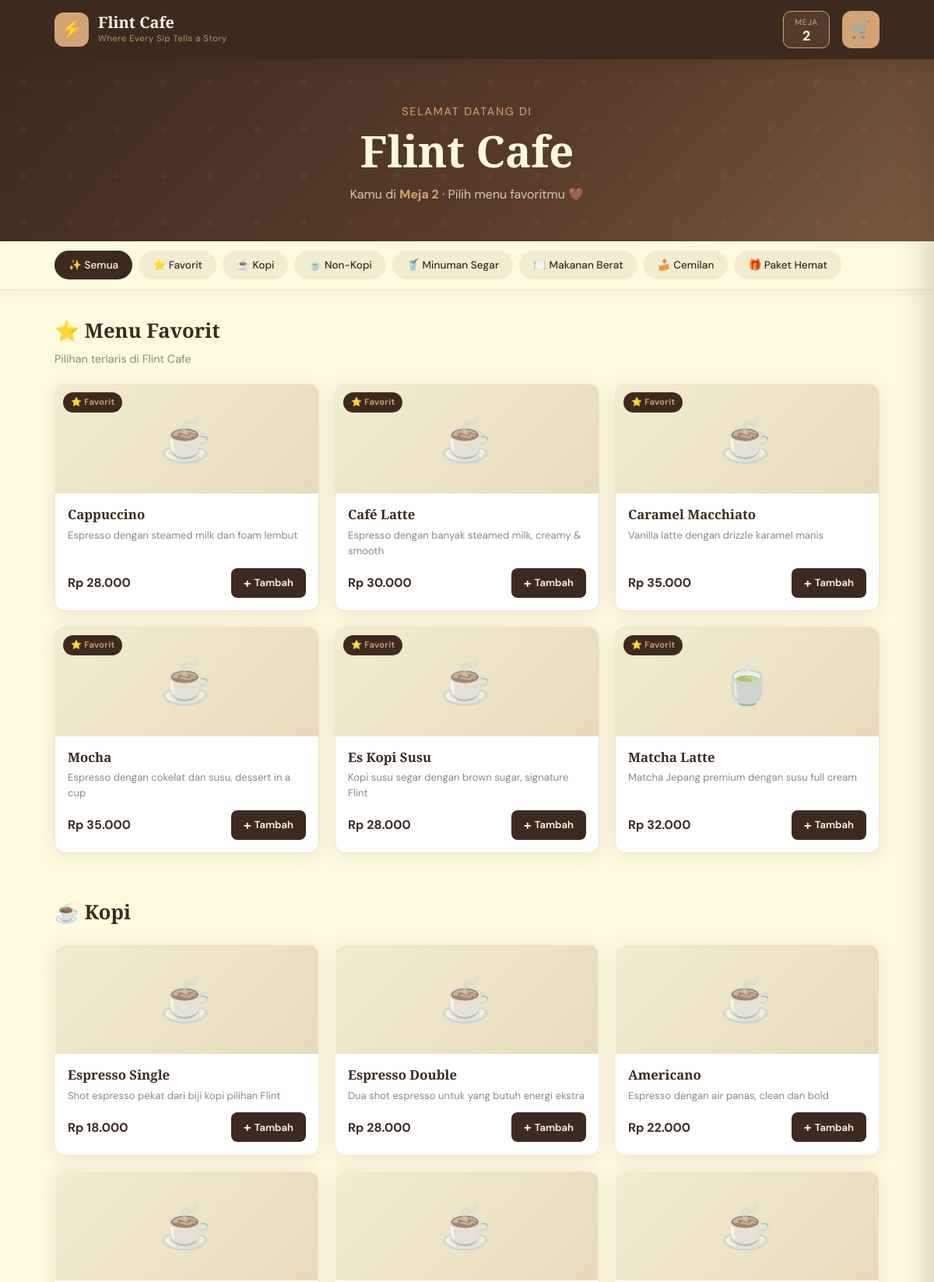
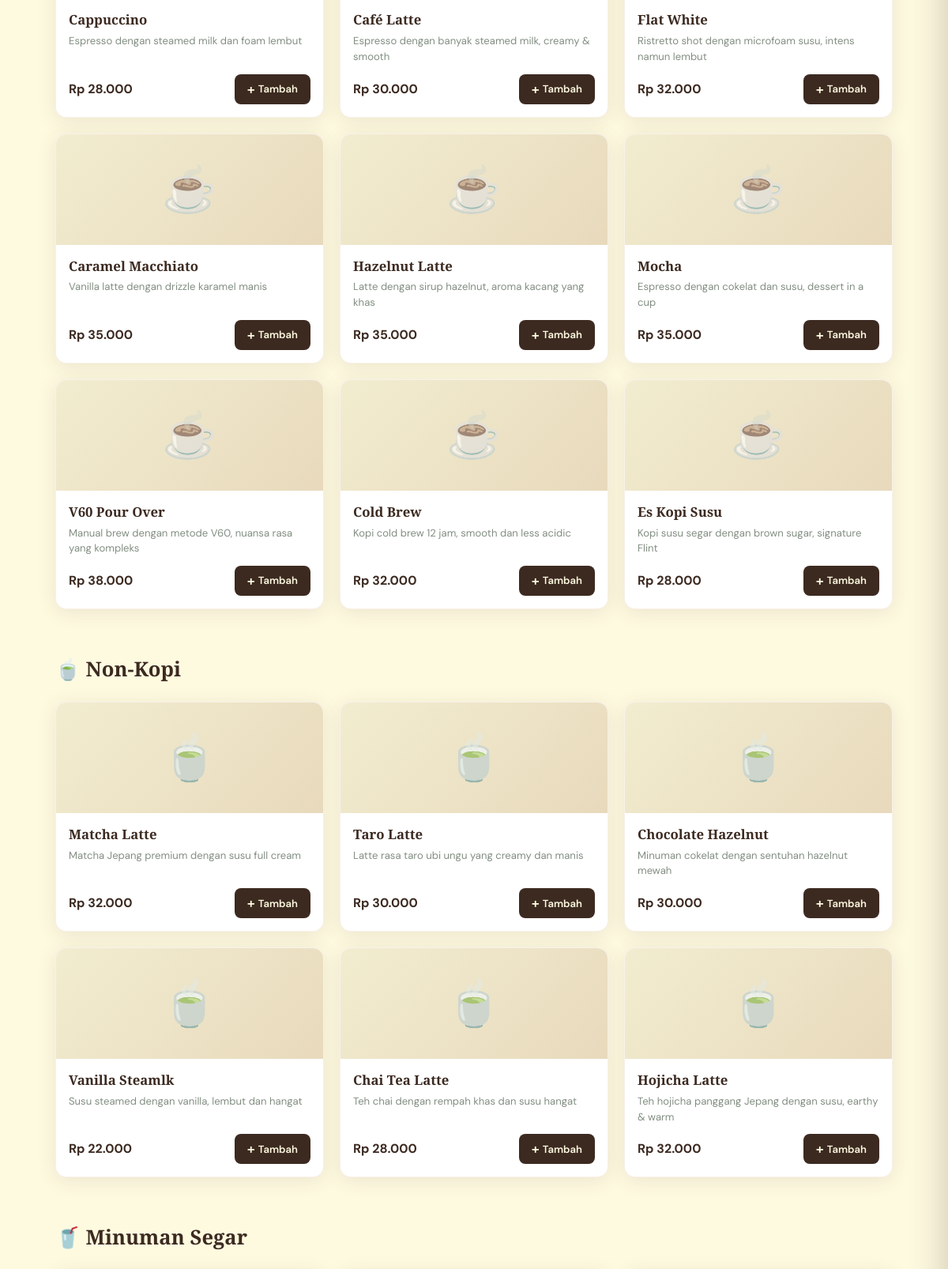
/index.php?meja=2 (upper part), run on the app's committed database (2 pictures, top to bottom).
### tables this page shows
CREATE TABLE IF NOT EXISTS tables_cafe (
    id INT AUTO_INCREMENT PRIMARY KEY,
    table_number INT NOT NULL UNIQUE,
    table_name VARCHAR(50) NOT NULL,
    capacity INT DEFAULT 4,
    is_active TINYINT(1) DEFAULT 1,
    created_at TIMESTAMP DEFAULT CURRENT_TIMESTAMP
);

CREATE TABLE IF NOT EXISTS categories (
    id INT AUTO_INCREMENT PRIMARY KEY,
    name VARCHAR(100) NOT NULL,
    slug VARCHAR(100) NOT NULL UNIQUE,
    icon VARCHAR(50) DEFAULT '☕',
    sort_order INT DEFAULT 0,
    is_active TINYINT(1) DEFAULT 1
);

CREATE TABLE IF NOT EXISTS menu_items (
    id INT AUTO_INCREMENT PRIMARY KEY,
    category_id INT NOT NULL,
    name VARCHAR(150) NOT NULL,
    description TEXT,
    price DECIMAL(10,2) NOT NULL,
    image VARCHAR(255) DEFAULT NULL,
    is_available TINYINT(1) DEFAULT 1,
    is_featured TINYINT(1) DEFAULT 0,
    sort_order INT DEFAULT 0,
    created_at TIMESTAMP DEFAULT CURRENT_TIMESTAMP,
    FOREIGN KEY (category_id) REFERENCES categories(id) ON DELETE CASCADE
);

### config.php (called while the page is built, shortened)
<?php
function formatRupiah(float $amount): string {
    return 'Rp ' . number_format($amount, 0, ',', '.');
}

### index.php (the view, shortened to what this page needs)
<?php
require_once 'config.php';
$table_number = isset($_GET['meja']) ? (int)$_GET['meja'] : 0;
$db = getDB();
$table = null;
if ($table_number > 0) {
    $stmt = $db->prepare("SELECT * FROM tables_cafe WHERE table_number = ? AND is_active = 1");
    $stmt->execute([$table_number]);
    $table = $stmt->fetch();
}
$categories = $db->query("SELECT * FROM categories WHERE is_active = 1 ORDER BY sort_order")->fetchAll();
$menuByCategory = [];
foreach ($categories as $cat) {
    $stmt = $db->prepare("SELECT * FROM menu_items WHERE category_id = ? AND is_available = 1 ORDER BY sort_order");
    $stmt->execute([$cat['id']]);
    $menuByCategory[$cat['id']] = $stmt->fetchAll();
}
$featured = $db->query("SELECT m.*, c.name as cat_name FROM menu_items m JOIN categories c ON m.category_id = c.id WHERE m.is_featured = 1 AND m.is_available = 1 LIMIT 6")->fetchAll();
?>
<!DOCTYPE html>
<html lang="id">
<head>
    <link rel="stylesheet" href="assets/css/style.css">
</head>
<body>
<header class="site-header">
    <div class="header-inner">
        <div class="logo-wrap">
            <div class="logo-icon">⚡</div>
            <div class="logo-text">
                <span class="logo-name"><?= CAFE_NAME ?></span>
                <span class="logo-tagline"><?= CAFE_TAGLINE ?></span>
            </div>
        </div>
        <?php if ($table): ?>
        <div class="table-badge">
            <span class="table-label">Meja</span>
            <span class="table-num"><?= $table['table_number'] ?></span>
        </div>
        <?php endif; ?>
        <button class="cart-btn" onclick="openCart()">
            <span class="cart-icon">🛒</span>
        </button>
    </div>
</header>
<section class="hero">
    <div class="hero-content">
        <?php if (!$table): ?>
        <div class="no-table-banner">
            <span>⚠️</span>
            <span>Scan QR Code di meja kamu untuk mulai memesan!</span>
        </div>
        <?php else: ?>
        <div class="hero-text">
            <p class="hero-welcome">Selamat Datang di</p>
            <h1 class="hero-title">Flint Cafe</h1>
            <p class="hero-sub">Kamu di <strong><?= htmlspecialchars($table['table_name']) ?></strong> · Pilih menu favoritmu 🤎</p>
        </div>
        <?php endif; ?>
    </div>
</section>
<nav class="cat-nav" id="catNav">
    <div class="cat-nav-inner">
        <button class="cat-pill active" onclick="filterCategory('all')">✨ Semua</button>
        <button class="cat-pill" onclick="filterCategory('featured')">⭐ Favorit</button>
        <?php foreach ($categories as $cat): ?>
        <button class="cat-pill" onclick="filterCategory('<?= $cat['slug'] ?>')" data-cat="<?= $cat['slug'] ?>">
            <?= $cat['icon'] ?> <?= htmlspecialchars($cat['name']) ?>
        </button>
        <?php endforeach; ?>
    </div>
</nav>
<main class="menu-main">
    <section class="menu-section" id="section-featured" data-cat="featured">
        <div class="section-header">
            <h2 class="section-title">⭐ Menu Favorit</h2>
            <p class="section-sub">Pilihan terlaris di Flint Cafe</p>
        </div>
        <div class="menu-grid featured-grid">
            <?php foreach ($featured as $item): ?>
            <div class="menu-card featured-card" data-cat="featured">
                <div class="card-image-wrap">
                    <div class="card-image-placeholder">
                        <?= getCategoryEmoji($item['cat_name']) ?>
                    </div>
                    <?php if ($item['is_featured']): ?>
                    <span class="featured-badge">⭐ Favorit</span>
                    <?php endif; ?>
                </div>
                <div class="card-body">
                    <h3 class="item-name"><?= htmlspecialchars($item['name']) ?></h3>
                    <p class="item-desc"><?= htmlspecialchars($item['description']) ?></p>
                    <div class="card-footer">
                        <span class="item-price"><?= formatRupiah($item['price']) ?></span>
                        <?php if ($table): ?>
                        <button class="add-btn" onclick="addToCart(<?= $item['id'] ?>, '<?= addslashes($item['name']) ?>', <?= $item['price'] ?>)">
                            <span>+</span> Tambah
                        </button>
                        <?php else: ?>
                        <span class="no-order-hint">Scan QR dulu</span>
                        <?php endif; ?>
                    </div>
                </div>
            </div>
            <?php endforeach; ?>
        </div>
    </section>
    <?php foreach ($categories as $cat): ?>
    <?php if (!empty($menuByCategory[$cat['id']])): ?>
    <section class="menu-section" id="section-<?= $cat['slug'] ?>" data-cat="<?= $cat['slug'] ?>">
        <div class="section-header">
            <h2 class="section-title"><?= $cat['icon'] ?> <?= htmlspecialchars($cat['name']) ?></h2>
        </div>
        <div class="menu-grid">
            <?php foreach ($menuByCategory[$cat['id']] as $item): ?>
            <div class="menu-card" data-cat="<?= $cat['slug'] ?>">
                <div class="card-image-wrap">
                    <div class="card-image-placeholder">
                        <?= $cat['icon'] ?>
                    </div>
                </div>
                <div class="card-body">
                    <h3 class="item-name"><?= htmlspecialchars($item['name']) ?></h3>
                    <p class="item-desc"><?= htmlspecialchars($item['description']) ?></p>
                    <div class="card-footer">
                        <span class="item-price"><?= formatRupiah($item['price']) ?></span>
                        <?php if ($table && $item['is_available']): ?>
                        <button class="add-btn" onclick="addToCart(<?= $item['id'] ?>, '<?= addslashes($item['name']) ?>', <?= $item['price'] ?>)">
                            <span>+</span> Tambah
                        </button>
                        <?php elseif (!$item['is_available']): ?>
                        <span class="sold-out-tag">Habis</span>
                        <?php else: ?>
                        <span class="no-order-hint">Scan QR dulu</span>
                        <?php endif; ?>
                    </div>
                </div>
            </div>
            <?php endforeach; ?>
        </div>
    </section>
    <?php endif; ?>
    <?php endforeach; ?>
</main>
</body>
</html>
<?php
function getCategoryEmoji(string $catName): string {
    $map = [
        'Kopi' => '☕', 'Non-Kopi' => '🍵',
        'Minuman Segar' => '🥤', 'Makanan Berat' => '🍽️',
        'Cemilan' => '🍰', 'Paket Hemat' => '🎁',
    ];
    return $map[$catName] ?? '🍴';
}
?>

### data on the page
tables_cafe: table_number "2", table_name "Meja 2"
categories: icon "☕", name "Kopi"
categories: icon "🍵", name "Non-Kopi"
categories: icon "🥤", name "Minuman Segar"
categories: icon "🍽️", name "Makanan Berat"
categories: icon "🍰", name "Cemilan"
categories: icon "🎁", name "Paket Hemat"
menu_items: category.name "☕", is_featured "⭐ Favorit", name "Cappuccino", description "Espresso dengan steamed milk dan foam lembut", price "Rp 28.000", category.icon "☕"
menu_items: category.name "☕", is_featured "⭐ Favorit", name "Café Latte", description "Espresso dengan banyak steamed milk, creamy & smooth", price "Rp 30.000", category.icon "☕"
menu_items: category.name "☕", is_featured "⭐ Favorit", name "Caramel Macchiato", description "Vanilla latte dengan drizzle karamel manis", price "Rp 35.000", category.icon "☕"
menu_items: category.name "☕", is_featured "⭐ Favorit", name "Mocha", description "Espresso dengan cokelat dan susu, dessert in a cup", price "Rp 35.000", category.icon "☕"
menu_items: category.name "☕", is_featured "⭐ Favorit", name "Es Kopi Susu", description "Kopi susu segar dengan brown sugar, signature Flint", price "Rp 28.000", category.icon "☕"
menu_items: category.name "🍵", is_featured "⭐ Favorit", name "Matcha Latte", description "Matcha Jepang premium dengan susu full cream", price "Rp 32.000", category.icon "🍵"
menu_items: category.icon "☕", name "Espresso Single", description "Shot espresso pekat dari biji kopi pilihan Flint", price "Rp 18.000"
menu_items: category.icon "☕", name "Espresso Double", description "Dua shot espresso untuk yang butuh energi ekstra", price "Rp 28.000"
menu_items: category.icon "☕", name "Americano", description "Espresso dengan air panas, clean dan bold", price "Rp 22.000"
menu_items: category.icon "☕", name "Flat White", description "Ristretto shot dengan microfoam susu, intens namun lembut", price "Rp 32.000"
menu_items: category.icon "☕", name "Hazelnut Latte", description "Latte dengan sirup hazelnut, aroma kacang yang khas", price "Rp 35.000"
menu_items: category.icon "☕", name "V60 Pour Over", description "Manual brew dengan metode V60, nuansa rasa yang kompleks", price "Rp 38.000"
menu_items: category.icon "☕", name "Cold Brew", description "Kopi cold brew 12 jam, smooth dan less acidic", price "Rp 32.000"
menu_items: category.icon "🍵", name "Taro Latte", description "Latte rasa taro ubi ungu yang creamy dan manis", price "Rp 30.000"
menu_items: category.icon "🍵", name "Chocolate Hazelnut", description "Minuman cokelat dengan sentuhan hazelnut mewah", price "Rp 30.000"
menu_items: category.icon "🍵", name "Vanilla Steamlk", description "Susu steamed dengan vanilla, lembut dan hangat", price "Rp 22.000"
menu_items: category.icon "🍵", name "Chai Tea Latte", description "Teh chai dengan rempah khas dan susu hangat", price "Rp 28.000"
menu_items: category.icon "🍵", name "Hojicha Latte", description "Teh hojicha panggang Jepang dengan susu, earthy & warm", price "Rp 32.000"

### other printed values
CAFE_NAME "Flint Cafe"
CAFE_TAGLINE "Where Every Sip Tells a Story"
